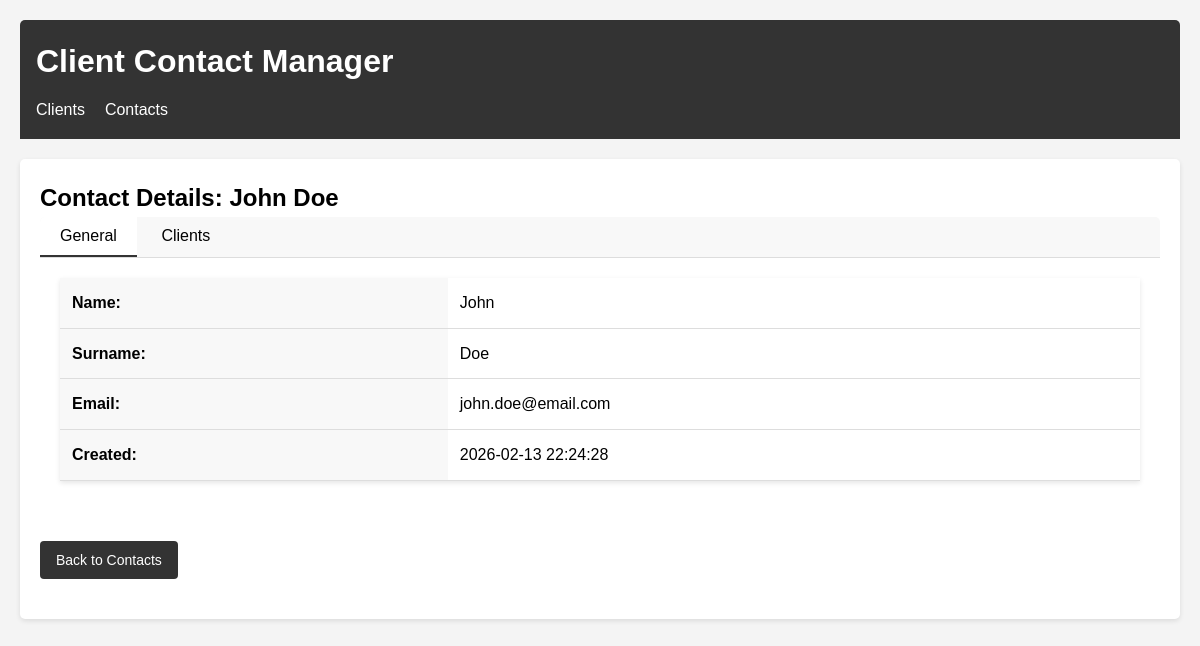
/index.php?action=contacts&page=view&id=1, run on the app's committed database.
### tables this page shows
CREATE TABLE `contacts` (
  `id` int NOT NULL,
  `name` varchar(50) NOT NULL,
  `surname` varchar(50) NOT NULL,
  `email` varchar(100) NOT NULL,
  `created_at` timestamp NULL DEFAULT CURRENT_TIMESTAMP
);

### controllers/ContactController.php (called while the page is built, shortened)
<?php
class ContactController {
    private $contactModel;
    public function __construct() {
        $this->contactModel = new Contact();
    }
    public function view($id) {
        $contact = $this->contactModel->findById($id);
        include __DIR__ . '/../views/contacts/view.php';
    }
}
?>

### config/Database.php (called while the page is built, shortened)
<?php
class Database {
    private static $instance = null;
    private $connection;
    private function __construct() {
        try {
            $this->connection = new PDO(
                "mysql:host=" . DB_HOST . ";dbname=" . DB_NAME,
                DB_USER,
                DB_PASS,
                [PDO::MYSQL_ATTR_INIT_COMMAND => "SET NAMES utf8mb4"]
            );
            $this->connection->setAttribute(PDO::ATTR_ERRMODE, PDO::ERRMODE_EXCEPTION);
            $this->connection->setAttribute(PDO::ATTR_DEFAULT_FETCH_MODE, PDO::FETCH_ASSOC);
        } catch(PDOException $e) {
            die("Connection failed: " . $e->getMessage());
        }
    }
    public static function getInstance() {
        if (self::$instance === null) {
            self::$instance = new self();
        }
        return self::$instance;
    }
    public function getConnection() {
        return $this->connection;
    }
}
?>

### models/Model.php (called while the page is built, shortened)
<?php
require_once __DIR__ . '/../config/database.php';
abstract class Model {
    protected $db;
    protected $table;
    protected $primaryKey = 'id';
    public function __construct() {
        $database = Database::getInstance();
        $this->db = $database->getConnection();
    }
    public function findById($id) {
        $stmt = $this->db->prepare("SELECT * FROM {$this->table} WHERE {$this->primaryKey} = ?");
        $stmt->execute([$id]);
        return $stmt->fetch();
    }
}
?>

### views/contacts/view.php (the view, shortened to what this page needs)
<div class="form-container">
    <h2>Contact Details: <?php echo htmlspecialchars($contact['name'] . ' ' . $contact['surname']); ?></h2>
    <div class="tabs">
        <div class="tab-header">
            <button type="button" class="tab-link active" data-tab="general-tab">General</button>
            <button type="button" class="tab-link" data-tab="clients-tab">Clients</button>
        </div>
        <div id="general-tab" class="tab-content active">
            <table>
                <tr>
                    <th>Name:</th>
                    <td><?php echo htmlspecialchars($contact['name']); ?></td>
                </tr>
                <tr>
                    <th>Surname:</th>
                    <td><?php echo htmlspecialchars($contact['surname']); ?></td>
                </tr>
                <tr>
                    <th>Email:</th>
                    <td><?php echo htmlspecialchars($contact['email']); ?></td>
                </tr>
                <tr>
                    <th>Created:</th>
                    <td><?php echo date('Y-m-d H:i:s', strtotime($contact['created_at'])); ?></td>
                </tr>
            </table>
        </div>
    </div>
    <div class="actions mt-20">
        <a href="index.php?action=contacts&page=index" class="btn">Back to Contacts</a>
    </div>
</div>

### assets/css/style.css (style rules this page uses)
* { margin: 0; padding: 0; box-sizing: border-box; }
body { font-family: Arial, sans-serif; line-height: 1.6; background-color: #f4f4f4; }
table { width: 100%; border-collapse: collapse; background-color: #fff; margin-bottom: 20px; box-shadow: 0 2px 5px rgba(0,0,0,0.1); }
th, td { padding: 12px; text-align: left; border-bottom: 1px solid #ddd; }
th { background-color: #f8f8f8; font-weight: bold; }
.form-container { background-color: #fff; padding: 20px; border-radius: 5px; box-shadow: 0 2px 5px rgba(0,0,0,0.1); }
.btn { display: inline-block; padding: 8px 16px; background-color: #333; color: #fff; text-decoration: none; border: none; border-radius: 4px; cursor: pointer; font-size: 14px; }
.tabs { background-color: #fff; border-radius: 5px; overflow: hidden; }
.tab-header { background-color: #f8f8f8; border-bottom: 1px solid #ddd; }
.tab-link { display: inline-block; padding: 10px 20px; background: none; border: none; cursor: pointer; font-size: 16px; }
.tab-link.active { background-color: #fff; border-bottom: 2px solid #333; }
.tab-content { display: none; padding: 20px; }
.tab-content.active { display: block; }
.mt-20 { margin-top: 20px; }
.actions { display: flex; gap: 10px; margin-bottom: 20px; }

### data on the page
contacts: name+surname "John Doe", name "John", surname "Doe", email "john.doe@email.com", created_at "2026-02-13 22:24:28"
